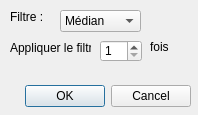
<?xml version="1.0" encoding="UTF-8"?>
<ui version="4.0">
 <class>DialogFiltre</class>
 <widget class="QDialog" name="DialogFiltre">
  <property name="geometry">
   <rect>
    <x>0</x>
    <y>0</y>
    <width>198</width>
    <height>115</height>
   </rect>
  </property>
  <property name="windowTitle">
   <string>Appliquer un filtre</string>
  </property>
  <widget class="QDialogButtonBox" name="buttonBox">
   <property name="geometry">
    <rect>
     <x>-150</x>
     <y>80</y>
     <width>341</width>
     <height>32</height>
    </rect>
   </property>
   <property name="orientation">
    <enum>Qt::Horizontal</enum>
   </property>
   <property name="standardButtons">
    <set>QDialogButtonBox::Cancel|QDialogButtonBox::Ok</set>
   </property>
  </widget>
  <widget class="QLabel" name="label">
   <property name="geometry">
    <rect>
     <x>10</x>
     <y>40</y>
     <width>81</width>
     <height>16</height>
    </rect>
   </property>
   <property name="text">
    <string>Appliquer le filtre </string>
   </property>
  </widget>
  <widget class="QSpinBox" name="quantityBox">
   <property name="geometry">
    <rect>
     <x>100</x>
     <y>40</y>
     <width>42</width>
     <height>22</height>
    </rect>
   </property>
   <property name="minimum">
    <number>1</number>
   </property>
   <property name="maximum">
    <number>6</number>
   </property>
  </widget>
  <widget class="QLabel" name="label_2">
   <property name="geometry">
    <rect>
     <x>150</x>
     <y>40</y>
     <width>46</width>
     <height>13</height>
    </rect>
   </property>
   <property name="text">
    <string>fois</string>
   </property>
  </widget>
  <widget class="QLabel" name="label_3">
   <property name="geometry">
    <rect>
     <x>10</x>
     <y>10</y>
     <width>46</width>
     <height>13</height>
    </rect>
   </property>
   <property name="text">
    <string>Filtre :</string>
   </property>
  </widget>
  <widget class="QComboBox" name="filtreBox">
   <property name="geometry">
    <rect>
     <x>60</x>
     <y>10</y>
     <width>81</width>
     <height>22</height>
    </rect>
   </property>
   <item>
    <property name="text">
     <string>Médian</string>
    </property>
   </item>
   <item>
    <property name="text">
     <string>Moyen</string>
    </property>
   </item>
   <item>
    <property name="text">
     <string>Gaussien</string>
    </property>
   </item>
   <item>
    <property name="text">
     <string>Laplacien</string>
    </property>
   </item>
   <item>
    <property name="text">
     <string>Sobel</string>
    </property>
   </item>
   <item>
    <property name="text">
     <string>Roberts</string>
    </property>
   </item>
   <item>
    <property name="text">
     <string>Kirsh</string>
    </property>
   </item>
   <item>
    <property name="text">
     <string>Prewitt</string>
    </property>
   </item>
  </widget>
 </widget>
 <resources/>
 <connections>
  <connection>
   <sender>buttonBox</sender>
   <signal>accepted()</signal>
   <receiver>DialogFiltre</receiver>
   <slot>accept()</slot>
   <hints>
    <hint type="sourcelabel">
     <x>248</x>
     <y>254</y>
    </hint>
    <hint type="destinationlabel">
     <x>157</x>
     <y>274</y>
    </hint>
   </hints>
  </connection>
  <connection>
   <sender>buttonBox</sender>
   <signal>rejected()</signal>
   <receiver>DialogFiltre</receiver>
   <slot>reject()</slot>
   <hints>
    <hint type="sourcelabel">
     <x>316</x>
     <y>260</y>
    </hint>
    <hint type="destinationlabel">
     <x>286</x>
     <y>274</y>
    </hint>
   </hints>
  </connection>
 </connections>
</ui>
